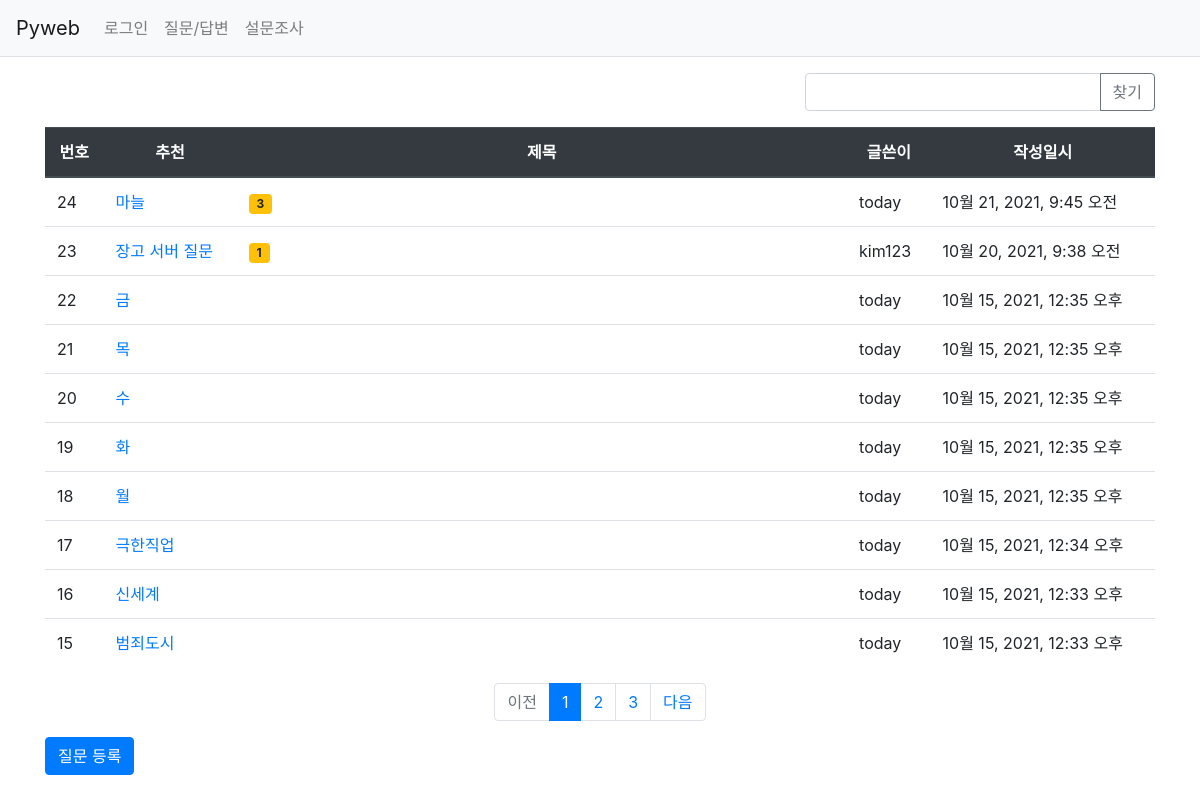
The app's page /pybo/board/ with its own data.
### pybo/models.py (models this page shows, shortened)
class Question(models.Model):
    author = models.ForeignKey(User, on_delete=models.CASCADE, related_name='author_question')
    subject = models.CharField(max_length=200)
    content = models.TextField()
    create_date = models.DateTimeField()
    modify_date = models.DateTimeField(null=True, blank=True)
    voter = models.ManyToManyField(User, related_name='voter_question')

### pybo/views/base_views.py (the view, shortened to what this page needs)
# urls.py: path('board/', base_views.board, name='board'),
def board(request):
    page = request.GET.get('page', '1')
    kw = request.GET.get('kw', '')
    question_list = Question.objects.order_by('-create_date')  # 내림차순 정렬
    paginator = Paginator(question_list, 10)
    page_obj = paginator.get_page(page)
    context = {'question_list': page_obj, 'page': page, 'kw': kw}  # page, kw 추가
    return render(request, 'pybo/question_list.html', context)

### pybo/templatetags/pybo_filter.py (called while the page is built)
@register.filter
def sub(value, arg):
    return value - arg

### templates/pybo/question_list.html (shortened to what this page needs)
{% extends 'base.html' %}
{% load pybo_filter %}
{% block content %}
<div class="container my-3">
    <div class="row justify-content-end my-3">
        <div class="col-4 input-group">
            <input type="text" class="form-control kw"
                   value="{{ kw|default_if_none:'' }}">
            <div class="input-group-append">
                <button class="btn btn-outline-secondary"
                        type="button" id="btn_search">찾기</button>
            </div>
        </div>
    </div>
    <table class="table">
        <thead>
        <tr class="text-center thead-dark">
            <th>번호</th>
            <th>추천</th>
            <th style="width: 55%">제목</th>
            <th>글쓴이</th>
            <th>작성일시</th>
        </tr>
        </thead>
        <tbody>
        {% if question_list %}
            {% for question in question_list %}
            <tr>
                <td>{{ question_list.paginator.count|sub:question_list.start_index|sub:forloop.counter0|add:1 }}</td>
                <td>
                    <a href="{% url 'pybo:detail' question.id %}">
                        {{ question.subject }}
                    </a>
                </td>
                <td>
                    {% if question.voter.all.count > 0 %}
                    <span class="badge badge-warning px-2 py-1">
                        {{ question.voter.all.count }}
                    </span>
                    {% endif %}
                </td>
                <td>{{ question.author.username }}</td>
                <td>{{ question.create_date }}</td>
            </tr>
            {% endfor %}
        {% endif %}
        </tbody>
    </table>
    <ul class="pagination justify-content-center">
        {% if question_list.has_previous %}
        <li class="page-item">
            <a class="page-link" href="#"
               data-page="{{ question_list.previous_page_number }}">이전</a>
        </li>
        {% else %}
       <li class="page-item disabled">
            <a class="page-link" tableindex="-1" aria-disabled="true" href="#">
                이전
            </a>
        </li>
        {% endif %}
        {% for page_number in question_list.paginator.page_range %}
            {% if page_number == question_list.number %}
            <li class="page-item active" aria-current="page">
                <a class="page-link" href="?page={{ page_number }}">
                    {{ page_number }}
                </a>
            </li>
            {% else %}
            <li class="page-item">
                <a class="page-link" href="?page={{ page_number }}">
                    {{ page_number }}
                </a>
            </li>
            {% endif %}
        {% endfor %}
        {% if question_list.has_next %}
        <li class="page-item">
            <a class="page-link" href="#"
               data-page="{{ question_list.next_page_number }}">다음</a>
        </li>
        {% else %}
       <li class="page-item disabled">
            <a class="page-link" tableindex="-1" aria-disabled="true" href="#">
                다음
            </a>
        </li>
        {% endif %}
    </ul>
    <a href="{% url 'pybo:question_create' %}" class="btn btn-primary">질문 등록</a>
</div>
{% endblock %}

### records on screen
Question: paginator.count|sub "24", subject "마늘", voter.all.count "3", author.username "today", create_date "10월 21, 2021, 9:45 오전"
Question: paginator.count|sub "23", subject "장고 서버 질문", voter.all.count "1", author.username "kim123", create_date "10월 20, 2021, 9:38 오전"
Question: paginator.count|sub "22", subject "금", author.username "today", create_date "10월 15, 2021, 12:35 오후"
Question: paginator.count|sub "21", subject "목", author.username "today", create_date "10월 15, 2021, 12:35 오후"
Question: paginator.count|sub "20", subject "수", author.username "today", create_date "10월 15, 2021, 12:35 오후"
Question: paginator.count|sub "19", subject "화", author.username "today", create_date "10월 15, 2021, 12:35 오후"
Question: paginator.count|sub "18", subject "월", author.username "today", create_date "10월 15, 2021, 12:35 오후"
Question: paginator.count|sub "17", subject "극한직업", author.username "today", create_date "10월 15, 2021, 12:34 오후"
Question: paginator.count|sub "16", subject "신세계", author.username "today", create_date "10월 15, 2021, 12:33 오후"
Question: paginator.count|sub "15", subject "범죄도시", author.username "today", create_date "10월 15, 2021, 12:33 오후"

### other values on screen
{{ page_number }} "1"
{{ page_number }} "2" "3"
